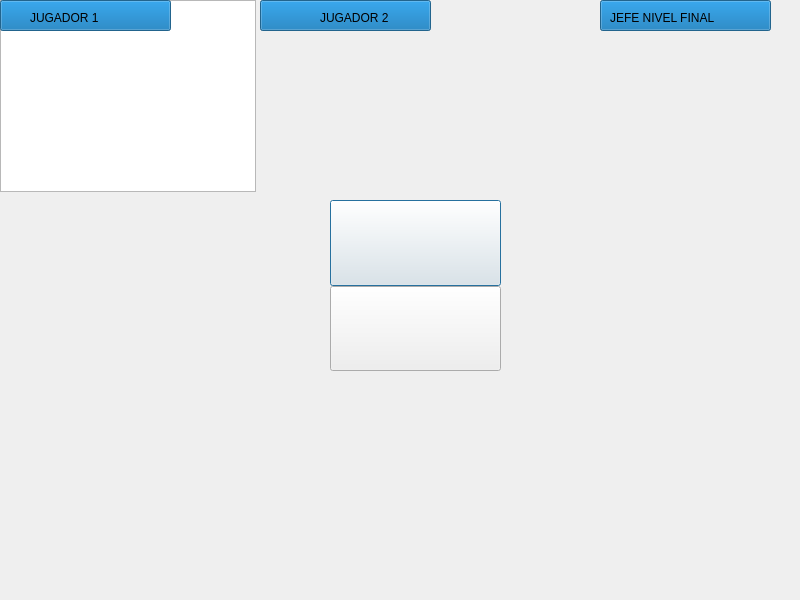
<?xml version="1.0" encoding="UTF-8"?>
<ui version="4.0">
 <class>multijugador1</class>
 <widget class="QDialog" name="multijugador1">
  <property name="geometry">
   <rect>
    <x>0</x>
    <y>0</y>
    <width>800</width>
    <height>600</height>
   </rect>
  </property>
  <property name="windowTitle">
   <string>Dialog</string>
  </property>
  <widget class="QGraphicsView" name="graphicsView">
   <property name="geometry">
    <rect>
     <x>0</x>
     <y>0</y>
     <width>256</width>
     <height>192</height>
    </rect>
   </property>
  </widget>
  <widget class="QProgressBar" name="vidaJugador">
   <property name="geometry">
    <rect>
     <x>0</x>
     <y>0</y>
     <width>171</width>
     <height>31</height>
    </rect>
   </property>
   <property name="styleSheet">
    <string notr="true">font: 20pt &quot;MS Shell Dlg 2&quot;;
color: rgb(170, 0, 0);</string>
   </property>
   <property name="maximum">
    <number>100</number>
   </property>
   <property name="value">
    <number>100</number>
   </property>
   <property name="textVisible">
    <bool>false</bool>
   </property>
   <property name="textDirection">
    <enum>QProgressBar::TopToBottom</enum>
   </property>
   <property name="format">
    <string>%p</string>
   </property>
  </widget>
  <widget class="QProgressBar" name="vidaJugador2">
   <property name="geometry">
    <rect>
     <x>260</x>
     <y>0</y>
     <width>171</width>
     <height>31</height>
    </rect>
   </property>
   <property name="styleSheet">
    <string notr="true">font: 20pt &quot;MS Shell Dlg 2&quot;;
color: rgb(170, 0, 0);</string>
   </property>
   <property name="maximum">
    <number>100</number>
   </property>
   <property name="value">
    <number>100</number>
   </property>
   <property name="textVisible">
    <bool>false</bool>
   </property>
   <property name="format">
    <string>%p</string>
   </property>
  </widget>
  <widget class="QProgressBar" name="vida_boss">
   <property name="geometry">
    <rect>
     <x>600</x>
     <y>0</y>
     <width>171</width>
     <height>31</height>
    </rect>
   </property>
   <property name="styleSheet">
    <string notr="true">font: 20pt &quot;MS Shell Dlg 2&quot;;
color: rgb(170, 0, 0);</string>
   </property>
   <property name="maximum">
    <number>100</number>
   </property>
   <property name="value">
    <number>100</number>
   </property>
   <property name="textVisible">
    <bool>false</bool>
   </property>
   <property name="format">
    <string>%p</string>
   </property>
  </widget>
  <widget class="QLabel" name="label">
   <property name="geometry">
    <rect>
     <x>30</x>
     <y>10</y>
     <width>71</width>
     <height>16</height>
    </rect>
   </property>
   <property name="text">
    <string>JUGADOR 1</string>
   </property>
  </widget>
  <widget class="QLabel" name="label_2">
   <property name="geometry">
    <rect>
     <x>320</x>
     <y>10</y>
     <width>81</width>
     <height>16</height>
    </rect>
   </property>
   <property name="text">
    <string>JUGADOR 2</string>
   </property>
  </widget>
  <widget class="QLabel" name="label_3">
   <property name="geometry">
    <rect>
     <x>610</x>
     <y>10</y>
     <width>141</width>
     <height>16</height>
    </rect>
   </property>
   <property name="text">
    <string>JEFE NIVEL FINAL</string>
   </property>
  </widget>
  <widget class="QSplitter" name="splitter">
   <property name="geometry">
    <rect>
     <x>330</x>
     <y>200</y>
     <width>171</width>
     <height>171</height>
    </rect>
   </property>
   <property name="orientation">
    <enum>Qt::Vertical</enum>
   </property>
   <property name="opaqueResize">
    <bool>false</bool>
   </property>
   <property name="handleWidth">
    <number>0</number>
   </property>
   <property name="childrenCollapsible">
    <bool>false</bool>
   </property>
   <widget class="QPushButton" name="SALIR">
    <property name="styleSheet">
     <string notr="true">border-image: url(:/imagenes2/SALIR.png);</string>
    </property>
    <property name="text">
     <string/>
    </property>
   </widget>
   <widget class="QPushButton" name="pushButton">
    <property name="styleSheet">
     <string notr="true">border-image: url(:/imagenes2/SALIR DEL JUEGO.png);</string>
    </property>
    <property name="text">
     <string/>
    </property>
   </widget>
  </widget>
 </widget>
 <resources/>
 <connections/>
</ui>
